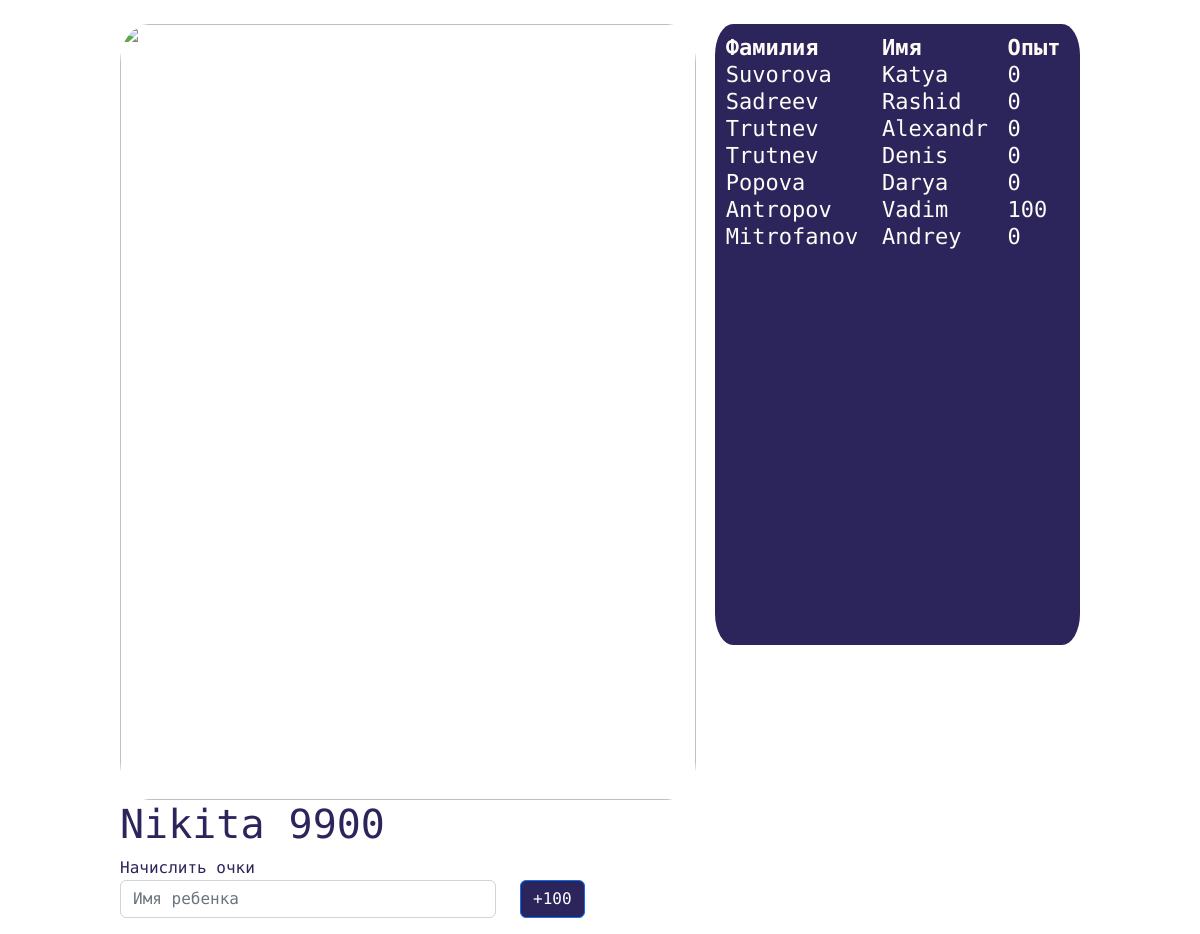
Before: / with the older database file.
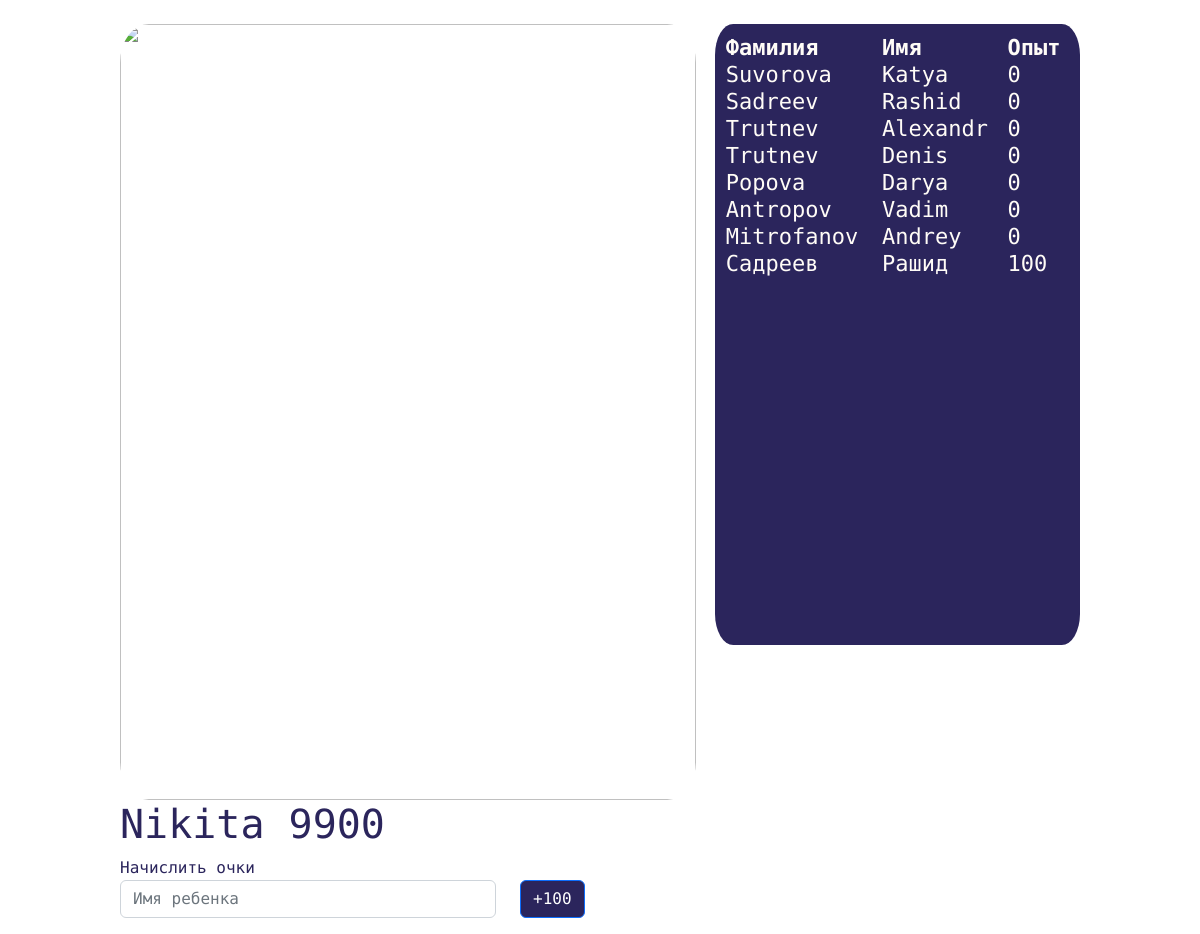
After: the same page with the newer database file.
### tables this page shows
CREATE TABLE kids(
	id INTEGER PRIMARY KEY AUTOINCREMENT,
	points INTEGER,
	name TEXT NOT NULL,
	surname TEXT NOT NULL
);

### app.py (the view)
@app.route('/',methods=('GET', 'POST'))
def index():
    if request.method == 'POST':
        print(request.form['title'])
        point(request.form['title'],200)
        return redirect(url_for('index'))
    conn = get_db_connection()
    kids = conn.execute('SELECT * FROM kids').fetchall()
    conn.close()
    return render_template('ind.html', kids=kids,boss=boss.hp)

### app.py (called while the page is built)
def get_db_connection():
    conn = sqlite3.connect('database.db')
    conn.row_factory = sqlite3.Row
    return conn

### templates/ind.html (shortened to what this page needs)
{% block content %}
 <html lang="ru">
<head>
    <link href="https://cdn.jsdelivr.net/npm/bootstrap@5.2.0-beta1/dist/css/bootstrap.min.css" rel="stylesheet">
</head>
<body>
    <div class="bossImage">
        <img width ="100%" src="https://sun9-87.userapi.com/impf/c845217/v845217490/13bde0/MIZ3uoR3QSo.jpg?size=1280x853&quality=96&sign=66f3f492ebc54dfaa7a3c9ed59cf5aae&type=album">
        <h1>Nikita  {{boss}}</h1>
        <form method="post">
            <label for="title">Начислить очки</label>
                <div class="form-group row">
                <div class="col-md-8">
                <input type="text" name="title" placeholder="Имя ребенка" class="form-control" value="{{ request.form['title'] }}"></input></div>
                <div class="col-md-4"> <button type="submit" class="btn btn-primary">+100</button></div>
            </div>
        </form>
    </div>
    <div class="leaderTable">
          <table>
              <tr>
                <th>Фамилия</th>
                <th>Имя</th>
                <th>Опыт</th>
              </tr>
            {% for kid in kids %}
                <tr>
                    <td>{{kid['surname']}}</td>
                    <td>{{kid['name']}}</td>
                    <td>{{kid['points']}}</td>
                </tr>
            {% endfor %}
         </table>
    </div>
</body>
</html>
{% endblock %}

Changed rows visible on the page:
changed kids "Antropov": points "100" → "0"
added kids: surname "Садреев", name "Рашид", points "100"
